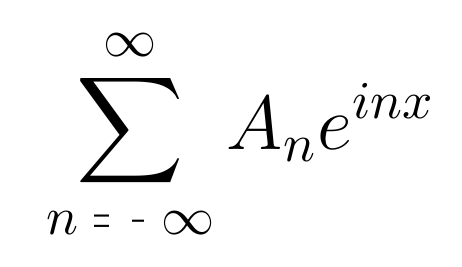
%> input picture Advanced Engineering Mathematics Visualizations/FFT Fun/PNGs to Convert/Fourier_DEf.png, 462 x 267 px; its folder holds only this picture in this run
$ octave Internal_FFT_Waterfall_test.m   (GNU Octave 9; MATLAB toolbox functions it lacks are replaced by stand-ins)
%> lines starting %> are read from the running program, lines starting %| are printed output that depends on the picture; in (x1, y1, x2, y2) boxes, pixels count from 0 and x2, y2 are one past the last pixel; in counts of white or black regions, pixels touching at a corner belong together; the program's own positions count from 1
### Advanced Engineering Mathematics Visualizations/FFT Fun/Batch_Image_To_Audio.m
function Batch_Image_To_Audio()
%% Batch Image-to-Audio Edge Sonification
% Converts every PNG in the current directory into its own WAV file
% (edges -> sequential tones, no intermodulation), saved to a "wav files"
% subfolder, then concatenates all of them into one combined file in that
% same subfolder. This only synthesizes and writes audio -- it never
% reads anything back for analysis.
%
%% Author Info
%
% Written by Claude, building on an original script written by
% Dr Matthew Harris, assistant professor at Clarkson University,
% for MA 231: Calculus 3. Claude did a lot of the heavylifting here. My
% original code was significantly smaller but produced results that how
% significantly less resolution.

close all

%% User parameters
fs           = 44100;    % sample rate (Hz)
f_min        = 500;      % lowest tone frequency (Hz)
f_max        = 15000;    % highest tone frequency (Hz)
total_dur    = 8;        % target duration per image (s)
min_tone_ms  = 3;        % minimum tone duration (ms) -- keeps tones clean, avoids clicks
gapSec       = 0.5;      % silence inserted between images in the combined file
outDir       = 'wav files';
combinedFile = fullfile(outDir, 'All_In_One.wav');

if ~exist(outDir, 'dir')
    mkdir(outDir)
end

%% Find every PNG in the current directory
pngFiles = dir('PNGs to Convert\*.png');
if isempty(pngFiles)
    fprintf('No PNG files found in %s\n', pwd);
    return
end

%% Encode each image to its own WAV, collecting the audio for the combined file
gapSamples = round(gapSec*fs);
allAudio   = cell(1, numel(pngFiles));
tBatch     = tic;

for k = 1:numel(pngFiles)
    imgFile = ['PNGs to Convert\' pngFiles(k).name];
    fprintf('[%d/%d] %s ...\n', k, numel(pngFiles), imgFile)
    tImg = tic;

    y = Image_To_Edge_Audio(imgFile, f_min, f_max, fs, total_dur, min_tone_ms, outDir);
    allAudio{k} = [y, zeros(1, gapSamples)];

    fprintf('[%d/%d] %s  (%.2f s audio, %.2f s to process)\n', ...
        k, numel(pngFiles), imgFile, length(y)/fs, toc(tImg));
end

%% Stitch everything together into one combined WAV
y_combined = [allAudio{:}];
audiowrite(combinedFile, y_combined', fs);
fprintf('Combined WAV written: %s  (%.2f s, %d images)\n', ...
    combinedFile, length(y_combined)/fs, numel(pngFiles));
fprintf('Total batch time: %.2f s\n', toc(tBatch));

end

%% ========================================================================
% Per-image encoder (synthesis + write only -- no decoding/analysis)
% ========================================================================

function y_total = Image_To_Edge_Audio(imgFile, f_min, f_max, fs, total_dur, min_tone_ms, outDir)
[~, baseName] = fileparts(imgFile);
wavFile = fullfile(outDir, [baseName, '.wav']);

min_tone_samp = round(min_tone_ms*fs/1000);

[edges, numRows, ~] = loadEdgesFitDuration(imgFile, total_dur, fs, min_tone_samp);
total_edge_pixels   = max(sum(edges(:)), 1);
tone_dur            = max(round((total_dur*fs)/total_edge_pixels), min_tone_samp);

freq_rows = f_max - (f_max - f_min)*(0:numRows-1).'/(numRows-1);

y_total = synthesizeEdgeTones(edges, freq_rows, tone_dur, fs);
y_total = y_total / (max(abs(y_total)) + eps);

audiowrite(wavFile, y_total', fs);
end

function [edges, numRows, numCols] = loadEdgesFitDuration(imgFile, total_dur, fs, min_tone_samp)
%> called with imgFile = 'PNGs to Convert\Fourier_DEf.png', total_dur = 8, fs = 44100, min_tone_samp = 132
% Canny-edge the image, then iteratively shrink it until the edge-pixel
% count fits the target duration at min_tone_samp per pixel.
I = imread(imgFile);
%> I is the input picture: size 267x462x3 uint8; min 0, max 255, mean 245.9
if size(I,3) == 3
    I = rgb2gray(I);
%> I: size 267x462 uint8
end
I = im2double(I);
%> I: size 267x462 double

max_pixels = floor((total_dur*fs)/min_tone_samp);

% Pre-shrink before the first edge() call: the target is only ~max_pixels
% edge pixels, so running Canny at a multi-megapixel source resolution
% is wasted work that was the main cause of multi-minute hangs on large
% photos. Cap the long side generously up front.
maxStartDim = 800;
[origRows, origCols] = size(I);
%> origRows = 267; origCols = 462
if max(origRows, origCols) > maxStartDim
    I = imresize(I, maxStartDim/max(origRows, origCols));
end

[rows, cols] = size(I);
%> rows = 267; cols = 462
edges = edge(I, 'Canny');
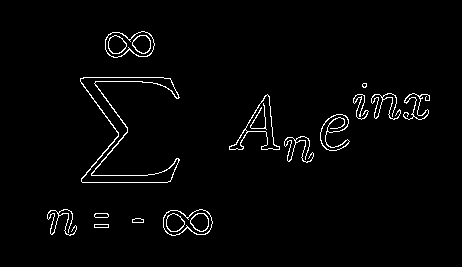
%> edges: size 267x462 logical; 2.3% white in thin lines or dots, all inside (x1, y1, x2, y2) = (47, 31, 430, 236)

% Shrink loop, with a safety margin so every step shrinks meaningfully
% (guarantees fast convergence even when the edge count barely exceeds
% the target) and a hard iteration cap so this can never hang forever.
maxIter = 15;
iter = 0;
while sum(edges(:)) > max_pixels && rows > 1 && cols > 1 && iter < maxIter
    iter  = iter + 1;
    scale = 0.9*sqrt(max_pixels/sum(edges(:)));
    rows  = max(round(rows*scale), 1);
    cols  = max(round(cols*scale), 1);
    edges = edge(imresize(I, [rows, cols]), 'Canny');
    fprintf('    shrink %d: [%d x %d], %d edge pixels (target %d)\n', ...
        iter, rows, cols, sum(edges(:)), max_pixels);
end
%> this loop made 1 pass
%> (iter, scale, rows, cols) on pass 1: (1, 0.88, 235, 406)
%|     shrink 1: [235 x 406], 2421 edge pixels (target 2672)
%> pass 1, in loadEdgesFitDuration, `edges = edge(imresize(I, [rows, cols]), 'Canny');`:
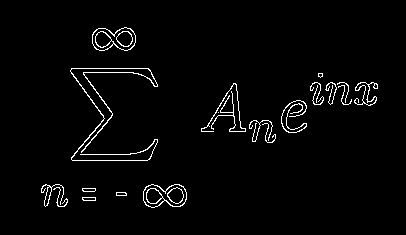
%> edges: size 235x406 logical; 2.5% white in thin lines or dots, all inside (x1, y1, x2, y2) = (41, 27, 378, 208)
if iter == maxIter
    warning('loadEdgesFitDuration:maxIter', ...
        'Hit the %d-iteration shrink cap; using %d edge pixels (target %d).', ...
        maxIter, sum(edges(:)), max_pixels);
end

[numRows, numCols] = size(edges);
%> numRows = 235; numCols = 406
%> in Image_To_Edge_Audio, `[edges, numRows, ~] = loadEdgesFitDuration(imgFile, total_dur, fs, min..`: numRows = 235
%> in Image_To_Edge_Audio, `total_edge_pixels   = max(sum(edges(:)), 1);`: total_edge_pixels = 2421
%> in Image_To_Edge_Audio, `tone_dur            = max(round((total_dur*fs)/total_edge_pixels), min..`: tone_dur = 146
%> in Image_To_Edge_Audio, `freq_rows = f_max - (f_max - f_min)*(0:numRows-1).'/(numRows-1);`: freq_rows = 235 values, max 15000 at index 1, min 500 at index 235, mean 7750
end

function y_total = synthesizeEdgeTones(edges, freq_rows, tone_dur, fs)
%> called with tone_dur = 146, fs = 44100
% One tone per edge pixel in a column, concatenated column by column, with
% a short raised-cosine fade in/out on every tone to avoid clicks.
%
% Vectorized per column: instead of looping over every edge pixel and
% calling sin() once each, each column's whole batch of tones is built as
% one (numActiveTones x tone_dur) matrix and flattened in one shot -- the
% only remaining loop is over columns, not over individual edge pixels.
numCols = size(edges, 2);

fade_samp = min(round(fs*0.002), floor(tone_dur/2));   % 2 ms, or half a tone if shorter
%> fade_samp = 73
fade_in   = 0.5*(1 - cos(pi*(0:fade_samp-1)/fade_samp));
%> fade_in = 73 values from 0 to 1
fade_win  = ones(1, tone_dur);
fade_win(1:fade_samp)         = fade_in;
fade_win(end-fade_samp+1:end) = fliplr(fade_in);

t_seg      = (0:tone_dur-1)/fs;        % 1 x tone_dur
%> t_seg = 146 values from 0 to 0.00329
audio_cols = cell(1, numCols);
phase      = 0;

for col = 1:numCols
    freqs = freq_rows(edges(:, col));
    n = numel(freqs);
    if n == 0
        audio_cols{col} = zeros(1, tone_dur);
        phase = 0;
        continue
    end

    % Starting phase of each tone in this column, carried from the
    % previous tone (or from the previous column for the first one).
    phaseInc   = 2*pi*freqs*tone_dur/fs;                      % n x 1
    phaseStart = phase + [0; cumsum(phaseInc(1:end-1))];      % n x 1

    PHI = phaseStart + 2*pi*freqs.*t_seg;    % n x tone_dur (broadcast)
    segMatrix = sin(PHI) .* fade_win;        % n x tone_dur (broadcast)
    audio_cols{col} = reshape(segMatrix.', 1, []);   % tone-major flatten

    phase = mod(phaseStart(end) + phaseInc(end), 2*pi);
end
%> this loop made 406 passes
%> (freqs, phaseInc, phaseStart, phase) on passes 42 to 44: ([3350.4; 3288.5; 3226.5; 3164.5; 3102.6], [69.69; 68.4; 67.12; 65.83; 64.54], [0; 69.69; 138.1; 205.2; 271], 2.57), ([3474.4; 3412.4; 3350.4; 3102.6], [72.27; 70.98; 69.69; 64.54], [2.57; 74.84; 145.8; 215.5], 3.6), ([3536.3; 3474.4; 3164.5; 3102.6], [73.56; 72.27; 65.83; 64.54], [3.6; 77.16; 149.4; 215.3], 3.33)
%> after the loop, audio_cols = 406 items
%> the run ends on the next line

y_total = [audio_cols{:}];
end

### Advanced Engineering Mathematics Visualizations/FFT Fun/Internal_FFT_Waterfall_test.m
% Reads in all the wav files and converts them to the optimal recovered
% images. This bipasses the speaker to microphone error sources that will
% be present.


wavFiles = dir('wav files\*.wav');
if isempty(wavFiles)
    fprintf('No WAV files found in %s\n', pwd);
    fprintf('Making them now!')
    run("Batch_Image_To_Audio.m")

$ run again, on Advanced Engineering Mathematics Visualizations/FFT Fun/PNGs to Convert/cat.png
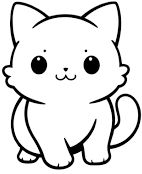
%> input picture Advanced Engineering Mathematics Visualizations/FFT Fun/PNGs to Convert/cat.png, 142 x 174 px
%> in loadEdgesFitDuration, I is the input picture: size 174x142x3 uint8; min 0, max 255, mean 223.2
%> in loadEdgesFitDuration, `edges = edge(I, 'Canny');`:
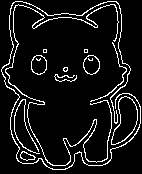
%> edges: size 174x142 logical; 8.7% white in thin lines or dots
%> after the loop in loadEdgesFitDuration, `while sum(edges(:)) > max_pixels && rows > 1 && cols > 1 && iter < max..`: iter = 0
%> in Image_To_Edge_Audio, `[edges, numRows, ~] = loadEdgesFitDuration(imgFile, total_dur, fs, min..`: numRows = 174
%> total_edge_pixels = 2141
%> tone_dur = 165
%> freq_rows = 174 values, max 15000 at index 1, min 500 at index 174, mean 7750
%> fade_samp = 82
%> fade_in = 82 values from 0 to 1
%> t_seg = 165 values from 0 to 0.00372
%> the loop in synthesizeEdgeTones, `for col = 1:numCols` made 142 passes
%> phase on passes 6, 9, 10, 11, 12, 13, 14, 15: 4.45, 1.6, 0.515, 4.3, 5.02, 3.95, 1.94, 1.24
%> after the loop in synthesizeEdgeTones, `for col = 1:numCols`: audio_cols = 142 items
